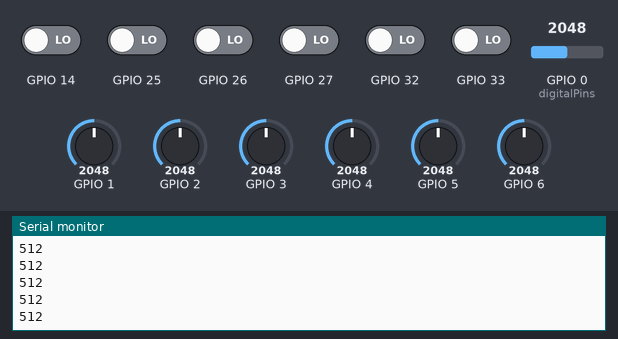
A sketch run on a simulated ESP32. Shown: the last lines printed to the serial monitor. The test bench sets the inputs (shaded band); at power-on: GPIO 14, GPIO 25–27, GPIO 32, GPIO 33 LOW, GPIO 2 = 2048, GPIO 0 (digitalPins) = 2048, GPIO 1 = 2048, GPIO 3 = 2048, GPIO 4 = 2048, GPIO 5 = 2048, GPIO 6 = 2048. Nothing arrives over Bluetooth unless stated.

Above: at 1.2 s.
1.3 s: GPIO 2 set to 2866
At 1.8 s:
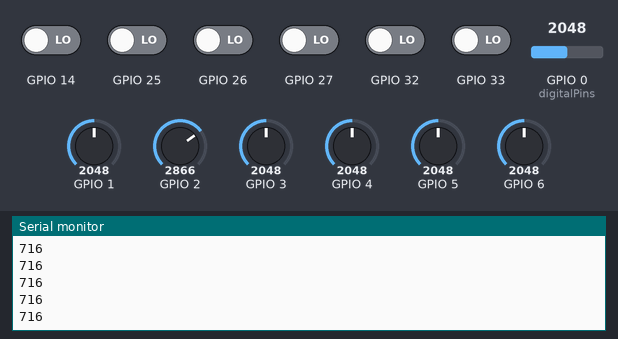
2.8 s: GPIO 2 set to 3972
At 3.6 s:
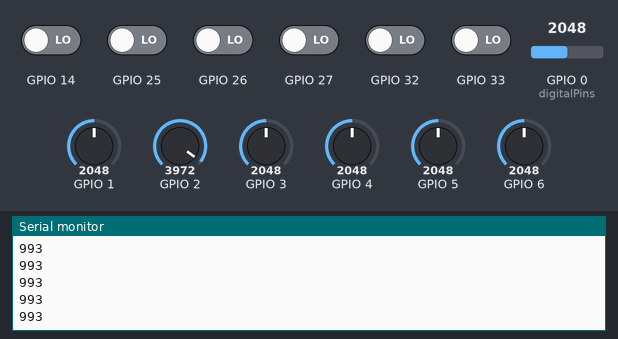
Timing chart, 0 to 5.8 s (numbered marks = the images above; inputs shaded):
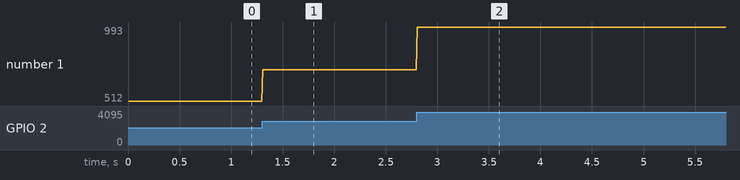

The sketch:

v5.ino
```cpp
#include <HardwareSerial.h>
#include "BluetoothSerial.h"
#if !defined(CONFIG_BT_ENABLED) || !defined(CONFIG_BLUEDROID_ENABLED)
#error Bluetooth is not enabled! Please run `make menuconfig` to and enable it
#endif
BluetoothSerial SerialBT;
TaskHandle_t Tarea0;
TaskHandle_t Tarea1;
//////////////////////////////////////////
unsigned int digitalPins = 0;
int analogPins[7] = {0};
unsigned int rpm = 0; // NIVEL DE BATERIA DESDE EL BMS
unsigned int kpa = 0; // 99.2
unsigned int tps =0; //965; // 96.5
unsigned int clt = 0;  // 80 - 100
int clt1=0;
unsigned int textCounter = 0;
#define RXD2 16 //DEFINIR RX2 DEL ESP32
#define TXD2 17 //DEFINIR TX2 DEL ESP32
HardwareSerial SerialPort(2);
byte aux=0;
byte batteryLevel=0;
void setup() {
  Serial.begin(9600);
//SerialPort.begin(9600, SERIAL_8N1, rx, tx);
  SerialPort.begin(9600, SERIAL_8N1, 18, 19); //19=rx, 18=tx
  xTaskCreatePinnedToCore(loop0,"Tarea_0",1500,NULL,1,&Tarea0,0); // Core 0
  xTaskCreatePinnedToCore(loop1,"Tarea_1",10000,NULL,1,&Tarea1,1); // Core 1
  SerialBT.begin("qDash&BMS_wst");
  Serial1.begin(9600,SERIAL_8N1,RXD2,TXD2);//INICIAR TX2 Y RX2
  //Serial2.begin(9600,SERIAL_8N1,RXD3,TXD3);//INICIAR TX3 Y RX3
  Serial.setTimeout(50);
  pinMode(14,INPUT);
  pinMode(27,INPUT);
  pinMode(26,INPUT);
  pinMode(25,INPUT);
  pinMode(33,INPUT);
  pinMode(32,INPUT);
}
void loop()
{
  ReadDigitalStatuses();
  ReadAnalogStatuses();
  SendCANFramesToSerial();
  rpm=aux;
  //rpm=Serial.read(); //   LECTURA DEL NIVEL DE BATERIA DESDE EL BMS
  clt1 =analogRead(2);
  clt=map(clt1,0,4095,0,1024);
  Serial.println(clt);
  if (textCounter++ > 4000)
  {
    textCounter = 0;
  }

}


void ReadDigitalStatuses()
{
  int a,b,c,d,e,f,g,h=0;
  int d1=digitalRead(14);//brake
  int d2=digitalRead(27);//izq
  int d3=digitalRead(26);//der
  int d4=digitalRead(25);///////luces
  int d5=digitalRead(33);//R
  int d6=digitalRead(32);//D
  if(d1==HIGH){a=0b00000001;}else{a=0;}
  if(d2==HIGH){b=0b00000100;}else{b=0;}
  if(d3==HIGH){c=0b00001000;}else{c=0;}
  if(d2==HIGH && d3==HIGH){h=0b00000010;}else{h=0;}//neutro
  if(d4==HIGH){d=0b00010000;}else{d=0;}
  if(d5==HIGH && d6==HIGH){e=0b01000000;}else{e=0;}//neutro
  if(d5==LOW && d6==HIGH){ f=0b00100000;}else{f=0;} //retro
  if(d5==HIGH && d6==LOW){g=0b10000000;}else{g=0;} //drive

  digitalPins=a+b+c+d+e+f+g+h;
  //Serial.println(digitalPins);
  // read status of digital pins (1-13)
   }
void ReadAnalogStatuses()
{
  // read analog pins (0-7)
  for (int i=0; i<7; i++)
  {
    analogPins[i] = analogRead(i);
  }
}


void SendCANFramesToSerial()
{
  byte buf[8];

  // build & send CAN frames to RealDash.
  // a CAN frame payload is always 8 bytes containing data in a manner
  // described by the RealDash custom channel description XML file
  // all multibyte values are handled as little endian by default.
  // endianess of the values can be specified in XML file if it is required to use big endian values

  // build 1st CAN frame, RPM, MAP, CLT, TPS (just example data)
  memcpy(buf, &rpm, 2);
  memcpy(buf + 2, &kpa, 2);/////
  memcpy(buf + 4, &clt, 2);
  memcpy(buf + 6, &tps, 2);

  //const byte buf2[8] = {1,1,1,1,1,1,1,1};
  // write first CAN frame to serial
  SendCANFrameToSerial(3200, buf);

  // build 2nd CAN frame, Arduino digital pins and 2 analog values
  memcpy(buf, &digitalPins, 2);
  memcpy(buf + 2, &analogPins[0], 2);
  memcpy(buf + 4, &analogPins[1], 2);
  memcpy(buf + 6, &analogPins[2], 2);

  // write 2nd CAN frame to serial

  SendCANFrameToSerial(3201,buf);

  // build 3rd CAN frame, rest of Arduino analog values
  memcpy(buf, &analogPins[3], 2);
  memcpy(buf + 2, &analogPins[4], 2);
  memcpy(buf + 4, &analogPins[5], 2);
  memcpy(buf + 6, &analogPins[6], 2);

  // write 3rd CAN frame to serial
  SendCANFrameToSerial(3202, buf);

  // build 4th frame, this is a text extension frame
  // only send once at 1000 loops
  if (textCounter == 0)
  {
    SendTextExtensionFrameToSerial(3203, "Hello RealDash, this is Arduino sending some text data");
  }
  else if (textCounter == 1000)
  {
    SendTextExtensionFrameToSerial(3203, "Tomorrow's forecast: Lots of sun and 30 degrees centigate");
  }
  else if (textCounter == 2000)
  {
    SendTextExtensionFrameToSerial(3203, "Now Playing: Insert your favorite song info here");
  }
  else if (textCounter == 3000)
  {
    SendTextExtensionFrameToSerial(3203, "Message from Arduino: All systems running at nominal efficiency");
  }
}


void SendCANFrameToSerial(unsigned long canFrameId, const byte* frameData)
{
  // the 4 byte identifier at the beginning of each CAN frame
  // this is required for RealDash to 'catch-up' on ongoing stream of CAN frames
  const byte serialBlockTag[4] = { 0x44, 0x33, 0x22, 0x11 };
  SerialBT.write(serialBlockTag, 4);//4

  // the CAN frame id number (as 32bit little endian value)
  SerialBT.write((const byte*)&canFrameId, 4);

  // CAN frame payload
  SerialBT.write(frameData, 8);

}


void SendTextExtensionFrameToSerial(unsigned long canFrameId, const char* text)
{
  if (text)
  {
    // the 4 byte identifier at the beginning of each CAN frame
    // this is required for RealDash to 'catch-up' on ongoing stream of CAN frames
    const byte textExtensionBlockTag[4] = { 0x55, 0x33, 0x22, 0x11 };
    SerialBT.write(textExtensionBlockTag, 4);

    // the CAN frame id number (as 32bit little endian value)
    SerialBT.write((const byte*)&canFrameId, 4);

    // text payload
    Serial.write(text, strlen(text) + 1);
  }
}
void loop0(void *parameter){  // Tarea0 parpadeo LED 0,3 segundos
  while(1==1){
  Serial1.write(0xDD); // Enviar el primer byte
  Serial1.write(0xA5); // Enviar el segundo byte
  Serial1.write(0x03); // Enviar el tercer byte
  Serial1.write(0x00); // Enviar el cuarto byte
  Serial1.write(0xFF); // Enviar el quinto byte
  Serial1.write(0xFD); // Enviar el sexto byte
  Serial1.write(0x77); // Enviar el séptimo byte
  Serial1.write('\n');
  delay(500);
 }
}
void loop1(void *parameter){
  while(1==1){
 //   if (Serial1.available ()>0){
 //     int data=Serial1.read();
 //     SerialPort.print(data,HEX);
 //     SerialPort.print(',');
 //     if(data==10){
 //      SerialPort.println(); // Imprimir la cadena en el monitor serial
 //     }
 //   }
    if(Serial1.available()>0){
      static int count=0;
      byte data = Serial1.read();
      if(count == 24){
        aux=data;
        SerialPort.print(aux);;
        SerialPort.print('\n');
      }
        SerialPort.print(aux);
        SerialPort.print('\n');
      if(data == 10){count=0;}
      count++;
    }
        SerialPort.print(aux);
        SerialPort.print('\n');
  }

}
```

Measured:
- after the input at 1.3 s, the serial monitor: prints a new line at once (image 1)
- after the input at 2.8 s, the serial monitor: prints a new line at once (image 2)
- plotted number 1: 512 → 716 after the input at 1.3 s, 716 → 993 after the input at 2.8 s
